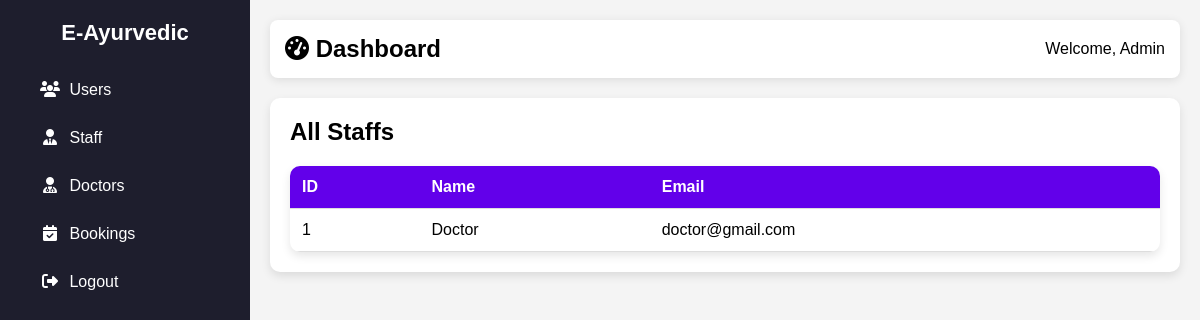
The page /staff/ on the database as committed earlier.
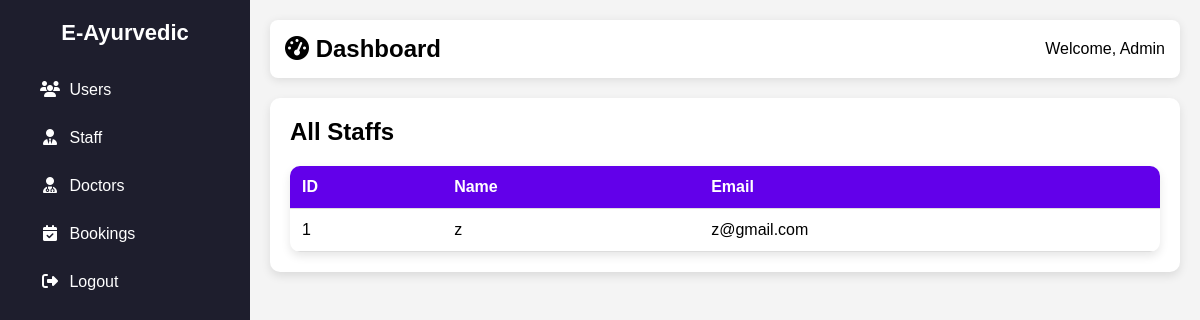
The same page on the database as committed later.
### app/models.py (models this page shows, shortened)
class Staf(models.Model):
    name = models.CharField(max_length=100)
    email = models.EmailField(unique=True)
    password = models.CharField(max_length=255)
    location = models.CharField(max_length=255)
    expertise = models.ManyToManyField('Symptom', related_name='staff_experts')

### app/views.py (the view)
# urls.py: path('staff/', views.view_staff, name='view_staff'),
def view_staff(request):
    staff = Staf.objects.all()
    return render(request, 'admin/view_staff.html', {'staff': staff})

### templates/admin/view_staff.html (shortened to what this page needs)
<!DOCTYPE html>
<html lang="en">
<head>
    <link rel="stylesheet" href="https://cdnjs.cloudflare.com/ajax/libs/font-awesome/6.4.2/css/all.min.css">
</head>
<body>
    <div class="sidebar">
        <h2>E-Ayurvedic</h2>
        <ul>
            <li><a href="{% url 'view_users' %}"><i class="fas fa-users"></i> <span>Users</span></a></li>
            <li><a href="{% url 'view_staff' %}"><i class="fas fa-user-tie"></i> <span>Staff</span></a></li>
            <li><a href="{% url 'view_doctors' %}"><i class="fas fa-user-md"></i> <span>Doctors</span></a></li>
            <li><a href="{% url 'view_bookings' %}"><i class="fas fa-calendar-check"></i> <span>Bookings</span></a></li>
            <li><a href="../logout"><i class="fas fa-sign-out-alt"></i> <span>Logout</span></a></li>
        </ul>
    </div>
    <div class="main-content">
        <div class="header">
           <h2><i class="fas fa-tachometer-alt"></i> Dashboard</h2>
            <div class="user-info">
                <span>Welcome, Admin</span>
            </div>
        </div>
        <div class="content">
            {% block content %}
            <h2>All Staffs</h2>
            <table>
                <tr>
                    <th>ID</th>
                    <th>Name</th>
                    <th>Email</th>
                </tr>
                {% for staf in staff %}
                <tr>
                    <td>{{ staf.id }}</td>
                    <td>{{ staf.name }}</td>
                    <td>{{ staf.email }}</td>
                </tr>
                {% endfor %}
            </table>
            {% endblock %}
        </div>
    </div>
</body>
</html>

Rows that differ between the two databases and show on the page:
changed Staf id 1: name "Doctor" → "z"; email "doctor@gmail.com" → "z@gmail.com"
